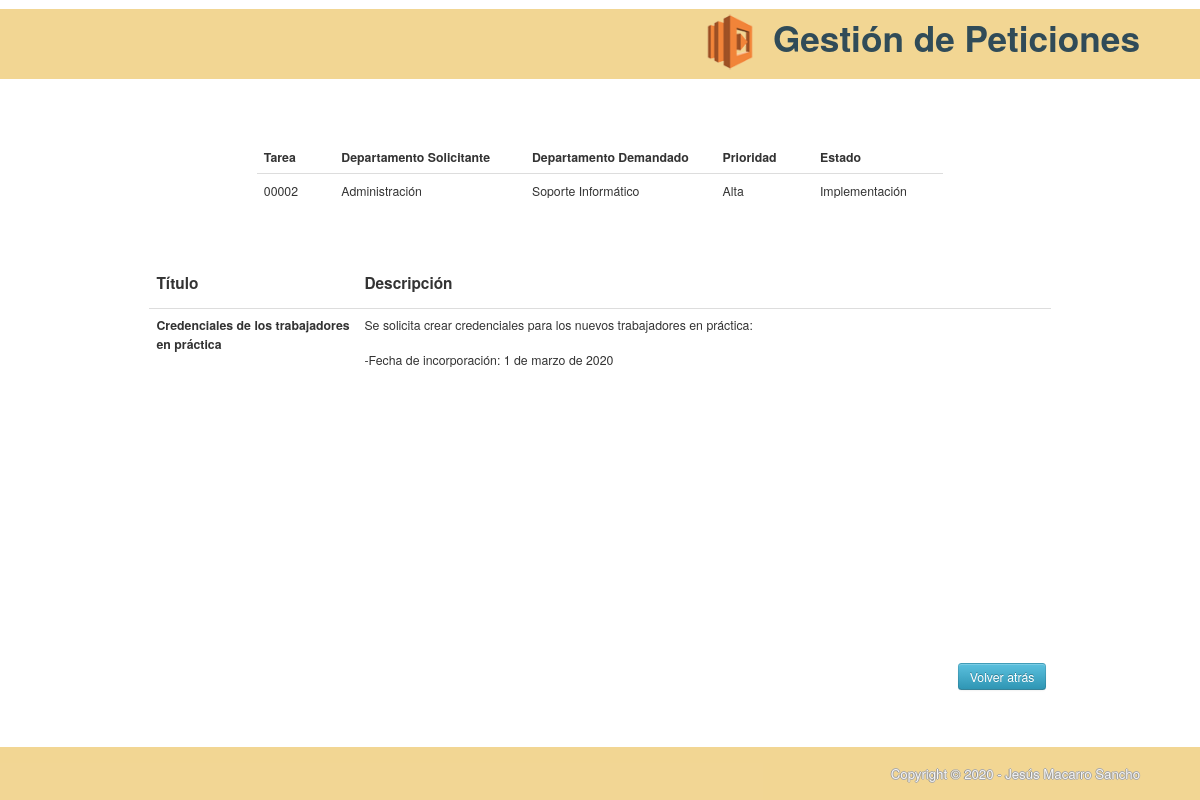
Screenshot of /tareas/ver/2 with the database file from the repository.
### tables this page shows
CREATE TABLE `tareas`(
    `id_tarea` INT(5) NOT NULL AUTO_INCREMENT COMMENT 'Identificador de la tarea.',
    `dpto_solicitante` TINYINT NOT NULL COMMENT 'Departamento que solicita la tarea.',
    `dpto_demandado` TINYINT NOT NULL COMMENT 'Departamento al que se le demanda la tarea.',
    `titulo_tarea` VARCHAR(200) NOT NULL COMMENT 'Título de la tarea.',
    `descripcion_tarea` TEXT NOT NULL COMMENT 'Descripción de la tarea.',
    `prioridad_tarea` TINYINT NOT NULL COMMENT 'Prioridad para la realización de la tarea.',
    `estado_tarea` TINYINT NOT NULL COMMENT 'Estado en el que se encuentra la tarea.',
    PRIMARY KEY(`id_tarea`)
);

CREATE TABLE `departamentos`(
    `id_dpto` TINYINT NOT NULL COMMENT 'Identificador del departamento.',
    `nombre_dpto` VARCHAR(20) NOT NULL COMMENT 'Nombre del departamento.',
    PRIMARY KEY(`id_dpto`)
);

CREATE TABLE `prioridades`(
    `id_prioridad` TINYINT NOT NULL COMMENT 'Identificador de la prioridad.',
    `descripcion_prioridad` VARCHAR(50) NOT NULL COMMENT 'Descripción de la prioridad.',
    PRIMARY KEY(`id_prioridad`)
);

CREATE TABLE `estados`(
    `id_estado` TINYINT NOT NULL COMMENT 'Identificador del estado.',
    `descripcion_estado` VARCHAR (50) NOT NULL COMMENT 'Descripción del estado.',
    PRIMARY KEY(`id_estado`)
);

### application/controllers/Tareas.php (called while the page is built, shortened)
<?php
class Tareas extends CI_Controller {
    public function ver ($id_tarea) {
        $data = array ();
        $this -> load -> model ('extended_model');
        $tarea = $this -> extended_model -> obtener_tarea_completa_por_id ($id_tarea);
        $data['tarea'] = $tarea;
        $this -> load -> view ('tareas/header');
        $this -> load -> view ('tareas/ver', $data);
        $this -> load -> view ('tareas/footer');
    }
}

### index.php (called while the page is built, shortened)
<?php
require_once BASEPATH.'core/CodeIgniter.php';

### application/models/Extended_model.php (called while the page is built, shortened)
<?php
class Extended_model extends CI_Model {
  public function obtener_tarea_completa_por_id ($id_tarea) {
    $this -> db -> select ('id_tarea, dpto_solicitante, dpto_demandado, titulo_tarea, descripcion_tarea, prioridad_tarea, estado_tarea, id_prioridad, descripcion_prioridad, sol.id_dpto, sol.nombre_dpto dpto_sol, dem.id_dpto, dem.nombre_dpto dpto_dem, id_estado, descripcion_estado');
    $this -> db -> from ('tareas');
    $this -> db -> join ('prioridades', 'prioridad_tarea = id_prioridad');
    $this -> db -> join ('departamentos sol', 'dpto_solicitante = sol.id_dpto');
    $this -> db -> join ('departamentos dem', 'dpto_demandado = dem.id_dpto');
    $this -> db -> join ('estados', 'estado_tarea = id_estado');
    $this -> db -> where ('id_tarea', $id_tarea);
    $consulta = $this -> db -> get ();
    $resultado = $consulta -> row ();
    return $resultado;
  }
}

### application/views/tareas/ver.php (the view)
<div class="minicontainer">
    <table class="table tableborder">
        <thead>
        <tr>
            <th> Tarea </th>
            <th> Departamento Solicitante </th>
            <th> Departamento Demandado </th>
            <th> Prioridad </th>
            <th> Estado </th>
        </tr>
        </thead>
        <tbody>
            <tr>
                <td style="width: 5%"> <?php echo str_pad ($tarea->id_tarea, 5, "0", STR_PAD_LEFT);  ?> </td>
                <td style="width: 15%"> <?php echo $tarea->dpto_sol ?> </td>
                <td style="width: 15%"> <?php echo $tarea->dpto_dem ?> </td>
                <td style="width: 5%"> <?php echo $tarea->descripcion_prioridad?> </td>
                <td style="width: 5%"> <?php echo $tarea->descripcion_estado?> </td>
            </tr>
        </tbody>
    </table>
</div>
<br><br>
<table class="table tableborder">
    <thead>
        <tr>
            <th><h4> Título </h4></th>
            <th><h4> Descripción </h4></th>
        </tr>
    </thead>
    <tbody>
        <tr>
            <td style="width: 15%"><b> <?php echo $tarea->titulo_tarea ?> </b></td>
            <td style="width: 50%"> <?php echo nl2br ($tarea->descripcion_tarea) ?> </td>
        </tr>
    </tbody>
</table>
<br><br>
<div class="rowbutton"> <a class="btn btn-info" href="<?php echo base_url () ?>tareas"> Volver atrás </a> </div>

### rows the page displays
tareas: id_tarea "00002", dpto_solicitante.nombre_dpto "Administración", dpto_demandado.nombre_dpto "Soporte Informático", prioridad_tarea.descripcion_prioridad "Alta", estado_tarea.descripcion_estado "Implementación", titulo_tarea "Credenciales de los trabajadores en práctica", descripcion_tarea "Se solicita crear credenciales para los nuevos trabajadores en práctica: -Fecha de incorporación: 1 de marzo de 2020"
